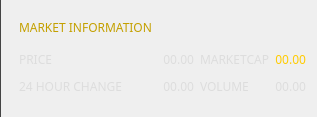
          <widget class="QGroupBox" name="ov_marketBox">
           <property name="sizePolicy">
            <sizepolicy hsizetype="Expanding" vsizetype="Expanding">
             <horstretch>0</horstretch>
             <verstretch>0</verstretch>
            </sizepolicy>
           </property>
           <property name="maximumSize">
            <size>
             <width>16777215</width>
             <height>16777215</height>
            </size>
           </property>
           <property name="styleSheet">
            <string notr="true">border: none;
border-left: 1px solid #444;
</string>
           </property>
           <property name="title">
            <string/>
           </property>
           <layout class="QGridLayout" name="gridLayout_14">
            <property name="leftMargin">
             <number>18</number>
            </property>
            <property name="topMargin">
             <number>12</number>
            </property>
            <property name="bottomMargin">
             <number>0</number>
            </property>
            <item row="1" column="0">
             <widget class="QLabel" name="label_12">
              <property name="sizePolicy">
            <sizepolicy hsizetype="Preferred" vsizetype="Preferred">
                <horstretch>0</horstretch>
                <verstretch>0</verstretch>
               </sizepolicy>
              </property>
              <property name="minimumSize">
               <size>
                <width>0</width>
                <height>21</height>
               </size>
              </property>
              <property name="maximumSize">
               <size>
                <width>16777215</width>
                <height>21</height>
               </size>
              </property>
              <property name="font">
               <font>
                <family>Poppins</family>
               </font>
              </property>
              <property name="styleSheet">
               <string notr="true">color: #ddd;
background: transparent;


border: none;</string>
              </property>
              <property name="text">
               <string>PRICE</string>
              </property>
             </widget>
            </item>
            <item row="2" column="0">
             <widget class="QLabel" name="label_11">
              <property name="sizePolicy">
            <sizepolicy hsizetype="Preferred" vsizetype="Preferred">
                <horstretch>0</horstretch>
                <verstretch>0</verstretch>
               </sizepolicy>
              </property>
              <property name="minimumSize">
               <size>
                <width>0</width>
                <height>21</height>
               </size>
              </property>
              <property name="maximumSize">
               <size>
                <width>16777215</width>
                <height>21</height>
               </size>
              </property>
              <property name="font">
               <font>
                <family>Poppins</family>
               </font>
              </property>
              <property name="styleSheet">
               <string notr="true">color: #ddd;
background: transparent;


border: none;</string>
              </property>
              <property name="text">
               <string>24 HOUR CHANGE</string>
              </property>
             </widget>
            </item>
            <item row="2" column="3">
             <widget class="QLabel" name="m_volume">
              <property name="sizePolicy">
            <sizepolicy hsizetype="Preferred" vsizetype="Preferred">
                <horstretch>0</horstretch>
                <verstretch>0</verstretch>
               </sizepolicy>
              </property>
              <property name="minimumSize">
               <size>
                <width>0</width>
                <height>21</height>
               </size>
              </property>
              <property name="maximumSize">
               <size>
                <width>16777215</width>
                <height>21</height>
               </size>
              </property>
              <property name="font">
               <font>
                <family>Poppins</family>
               </font>
              </property>
              <property name="styleSheet">
               <string notr="true">color: #ddd;
background: transparent;


border: none;</string>
              </property>
              <property name="text">
               <string notr="true">00.00</string>
              </property>
              <property name="alignment">
               <set>Qt::AlignRight|Qt::AlignTrailing|Qt::AlignVCenter</set>
              </property>
             </widget>
            </item>
            <item row="1" column="1">
             <widget class="QLabel" name="m_ccx">
              <property name="sizePolicy">
            <sizepolicy hsizetype="Preferred" vsizetype="Preferred">
                <horstretch>0</horstretch>
                <verstretch>0</verstretch>
               </sizepolicy>
              </property>
              <property name="minimumSize">
               <size>
                <width>0</width>
                <height>21</height>
               </size>
              </property>
              <property name="maximumSize">
               <size>
                <width>16777215</width>
                <height>21</height>
               </size>
              </property>
              <property name="font">
               <font>
                <family>Poppins</family>
               </font>
              </property>
              <property name="styleSheet">
               <string notr="true">color: #ddd;
background: transparent;


border: none;</string>
              </property>
              <property name="text">
               <string notr="true">00.00</string>
              </property>
              <property name="alignment">
               <set>Qt::AlignRight|Qt::AlignTrailing|Qt::AlignVCenter</set>
              </property>
             </widget>
            </item>
            <item row="2" column="1">
             <widget class="QLabel" name="m_24hChange">
              <property name="sizePolicy">
            <sizepolicy hsizetype="Preferred" vsizetype="Preferred">
                <horstretch>0</horstretch>
                <verstretch>0</verstretch>
               </sizepolicy>
              </property>
              <property name="minimumSize">
               <size>
                <width>0</width>
                <height>21</height>
               </size>
              </property>
              <property name="maximumSize">
               <size>
                <width>16777215</width>
                <height>21</height>
               </size>
              </property>
              <property name="font">
               <font>
                <family>Poppins</family>
               </font>
              </property>
              <property name="styleSheet">
               <string notr="true">color: #ddd;
background: transparent;


border: none;</string>
              </property>
              <property name="text">
               <string notr="true">00.00</string>
              </property>
              <property name="alignment">
               <set>Qt::AlignRight|Qt::AlignTrailing|Qt::AlignVCenter</set>
              </property>
             </widget>
            </item>
            <item row="2" column="2">
             <widget class="QLabel" name="label_7">
              <property name="sizePolicy">
            <sizepolicy hsizetype="Preferred" vsizetype="Preferred">
                <horstretch>0</horstretch>
                <verstretch>0</verstretch>
               </sizepolicy>
              </property>
              <property name="minimumSize">
               <size>
                <width>0</width>
                <height>21</height>
               </size>
              </property>
              <property name="maximumSize">
               <size>
                <width>16777215</width>
                <height>21</height>
               </size>
              </property>
              <property name="font">
               <font>
                <family>Poppins</family>
               </font>
              </property>
              <property name="styleSheet">
               <string notr="true">color: #ddd;
background: transparent;


border: none;</string>
              </property>
              <property name="text">
               <string>VOLUME</string>
              </property>
             </widget>
            </item>
            <item row="1" column="3">
             <widget class="QLabel" name="m_marketCap">
              <property name="sizePolicy">
            <sizepolicy hsizetype="Preferred" vsizetype="Preferred">
                <horstretch>0</horstretch>
                <verstretch>0</verstretch>
               </sizepolicy>
              </property>
              <property name="minimumSize">
               <size>
                <width>0</width>
                <height>21</height>
               </size>
              </property>
              <property name="maximumSize">
               <size>
                <width>16777215</width>
                <height>21</height>
               </size>
              </property>
              <property name="font">
               <font>
                <family>Poppins</family>
               </font>
              </property>
              <property name="styleSheet">
               <string notr="true">color: #ddd;
background: transparent;


border: none;</string>
              </property>
              <property name="text">
               <string notr="true">&lt;html&gt;&lt;head/&gt;&lt;body&gt;&lt;p&gt;&lt;span style=&quot; color:#ffcb00;&quot;&gt;00.00&lt;/span&gt;&lt;/p&gt;&lt;/body&gt;&lt;/html&gt;</string>
              </property>
              <property name="alignment">
               <set>Qt::AlignRight|Qt::AlignTrailing|Qt::AlignVCenter</set>
              </property>
             </widget>
            </item>
            <item row="0" column="0" colspan="3">
             <widget class="QLabel" name="title_marketInformation">
              <property name="minimumSize">
               <size>
                <width>250</width>
                <height>31</height>
               </size>
              </property>
              <property name="maximumSize">
               <size>
                <width>300</width>
                <height>31</height>
               </size>
              </property>
              <property name="font">
               <font>
                <family>Poppins</family>
               </font>
              </property>
              <property name="styleSheet">
               <string notr="true">color: rgb(237, 212, 0);
background: transparent;
border: none;
text-align: left;
</string>
              </property>
              <property name="text">
               <string>&lt;html&gt;&lt;head/&gt;&lt;body&gt;&lt;p&gt;&lt;span style=&quot; color:#c4a000;&quot;&gt;MARKET INFORMATION&lt;/span&gt;&lt;/p&gt;&lt;/body&gt;&lt;/html&gt;</string>
              </property>
             </widget>
            </item>
            <item row="1" column="2">
             <widget class="QLabel" name="label_9">
              <property name="sizePolicy">
            <sizepolicy hsizetype="Preferred" vsizetype="Preferred">
                <horstretch>0</horstretch>
                <verstretch>0</verstretch>
               </sizepolicy>
              </property>
              <property name="minimumSize">
               <size>
                <width>0</width>
                <height>21</height>
               </size>
              </property>
              <property name="maximumSize">
               <size>
                <width>16777215</width>
                <height>21</height>
               </size>
              </property>
              <property name="font">
               <font>
                <family>Poppins</family>
               </font>
              </property>
              <property name="styleSheet">
               <string notr="true">color: #ddd;
background: transparent;


border: none;</string>
              </property>
              <property name="text">
               <string>MARKETCAP</string>
              </property>
             </widget>
            </item>
            <item row="3" column="0" rowspan="2" colspan="4">
             <widget class="QGroupBox" name="m_chartContainer">
              <property name="sizePolicy">
               <sizepolicy hsizetype="Expanding" vsizetype="Expanding">
                <horstretch>0</horstretch>
                <verstretch>0</verstretch>
               </sizepolicy>
              </property>
              <property name="styleSheet">
               <string notr="true">border:none;</string>
              </property>
              <layout class="QVBoxLayout" name="verticalLayout_9">
               <property name="spacing">
                <number>0</number>
               </property>
               <property name="leftMargin">
                <number>0</number>
               </property>
               <property name="topMargin">
                <number>0</number>
               </property>
               <property name="rightMargin">
                <number>0</number>
               </property>
               <property name="bottomMargin">
                <number>0</number>
               </property>
              </layout>
             </widget>
            </item>
           </layout>
          </widget>
